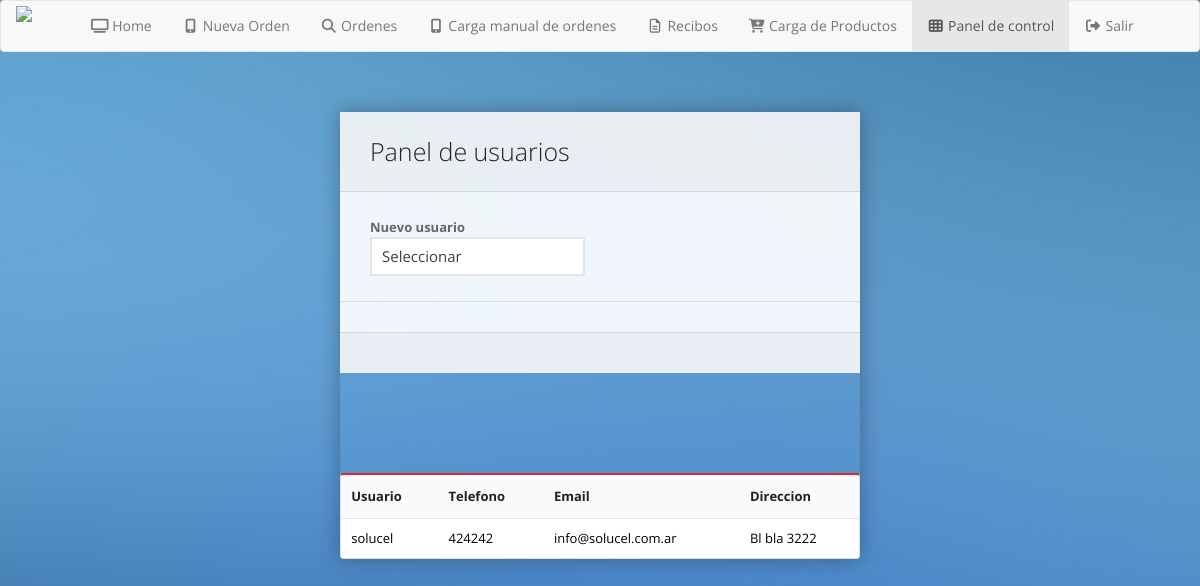
Screenshot of /panel.php with the database file from the repository.
### tables this page shows
CREATE TABLE `usuarios` (
  `id` int(5) NOT NULL,
  `usuario` varchar(12) NOT NULL,
  `password` varchar(20) NOT NULL,
  `telefono` varchar(100) NOT NULL,
  `email` varchar(100) NOT NULL,
  `direccion` varchar(100) NOT NULL,
  `logo` varchar(100) NOT NULL
);

### panel.php (the view, shortened to what this page needs)
<!DOCTYPE html>
<html>
	<head>
		<link rel="stylesheet" href="css/demo.css" />
		<link rel="stylesheet" href="css/sky-forms.css" />
		<link rel="stylesheet" href="css/sky-forms-blue.css" />
		<link rel="stylesheet" href="https://maxcdn.bootstrapcdn.com/bootstrap/3.3.7/css/bootstrap.min.css">
		<link rel="stylesheet" href="css/semantic.min.css">
		<link rel="stylesheet" type="text/css" href="css/imprimir.css" media="print" />
	<?php
		include 'api/conexion.php';
		$usuarios = mysqli_query($conexion, "SELECT * FROM usuarios");
	 ?>
</head>
	<body id="panel" class="bg-blue">
		<?php
		 include "api/navbar.php"
		 ?>
		<div class="body">
			<form id="form_solucel" class="sky-form">
				<header>Panel de usuarios</header>
		<div class="body">
				<fieldset>
					<div class="row">
						<section class="col col-6">
              <label class="select">
								<label for="marca"class="text">Nuevo usuario</label>
								<select onchange="elegirUsuario();" id="tipo_usuario">
                  <option value="0" selected="" disabled="" />Seleccionar
									<option value="solucel"/>Usuario de solucel
								</select>
  						</label>
						</section>
					</div>
				</fieldset>
				<fieldset>
					</form>
					</div>
				<footer>
				</footer>
				<div style="margin-top:100px" class="table-responsive">
	        <table style="color:black;font-family:'Open Sans'" class="ui unstackable red table">
	          <thead>
	            <tr>
	              <th>Usuario</th>
	              <th>Telefono</th>
	              <th>Email</th>
	              <th>Direccion</th>
	            </tr>
	          </thead>
	          <tbody>
	            <?php
	              while($reg = mysqli_fetch_array($usuarios)) {
	                echo "<tr>";
	                echo "<td>$reg[usuario]</td>";
	                echo "<td>$reg[telefono]</td>";
	                echo "<td>$reg[email]</td>";
	                echo "<td>$reg[direccion]</td>";
	                echo "</tr>";
	              }
	             ?>
	          </tbody>
	        </table>
	      </div>
	</body>
</html>

### css/demo.css (style rules this page uses)
html, body { margin: 0; padding: 0; background-attachment: fixed; background-position: 50% 50%; background-size: cover; }
.bg-blue { background-image: url(../img/bg-blue.jpg); }
.body { max-width: 600px; margin: 0 auto; padding: 40px; }

### css/sky-forms.css (style rules this page uses)
.sky-form { margin: 0; outline: none; box-shadow: 0 0 20px rgba(0,0,0,.3); font: 13px/1.55 'Open Sans', Helvetica, Arial, sans-serif; color: #666; }
.sky-form * { margin: 0; padding: 0; }
.sky-form header { display: block; padding: 20px 30px; border-bottom: 1px solid rgba(0,0,0,.1); background: rgba(248,248,248,.9); font-size: 25px; font-weight: 300; color: #232323; }
.sky-form fieldset { display: block; padding: 25px 30px 5px; border: none; background: rgba(255,255,255,.9); }
.sky-form fieldset + fieldset { border-top: 1px solid rgba(0,0,0,.1); }
.sky-form section { margin-bottom: 20px; }
.sky-form footer { display: block; padding: 15px 30px 25px; border-top: 1px solid rgba(0,0,0,.1); background: rgba(248,248,248,.9); }
.sky-form footer:after { content: ''; display: table; clear: both; }
.sky-form .input, .sky-form .select, .sky-form .textarea, .sky-form .radio, .sky-form .checkbox, .sky-form .toggle, .sky-form .button { position: relative; display: block; }
.sky-form .input input, .sky-form .select select, .sky-form .textarea textarea { display: block; box-sizing: border-box; -moz-box-sizing: border-box; width: 100%; height: 39px; padding: 8px 10px; outline: none; border-width: 2px; border-style: solid; border-radius: 0; background: #fff; font: 15px/19px 'Open Sans', Helvetica, Arial, sans-serif; color: #404040; appearance: normal; -moz-appearance: none; -webkit-appearance: none; }
.sky-form .row { margin: 0 -15px; }
.sky-form .row:after { content: ''; display: table; clear: both; }
.sky-form .col { float: left; min-height: 1px; padding-right: 15px; padding-left: 15px; box-sizing: border-box; -moz-box-sizing: border-box; }
.sky-form .col-6 { width: 50%; }
.sky-form .input input, .sky-form .select select, .sky-form .textarea textarea, .sky-form .radio i, .sky-form .checkbox i, .sky-form .toggle i, .sky-form .icon-append, .sky-form .icon-prepend { border-color: #e5e5e5; transition: border-color 0.3s; -o-transition: border-color 0.3s; -ms-transition: border-color 0.3s; -moz-transition: border-color 0.3s; -webkit-transition: border-color 0.3s; }

### rows the page displays
usuarios: usuario "solucel", telefono "424242", email "info@solucel.com.ar", direccion "Bl bla 3222"
